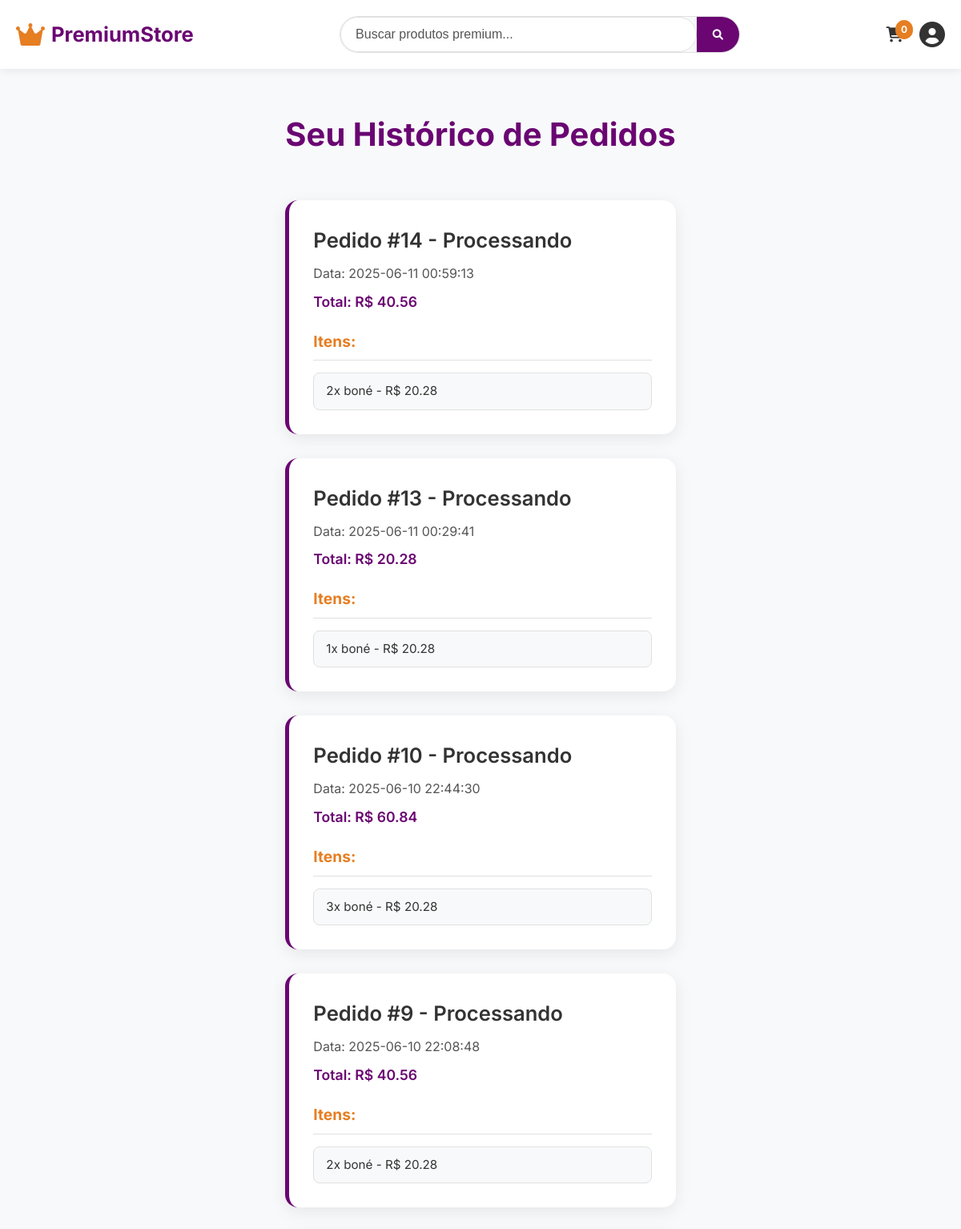
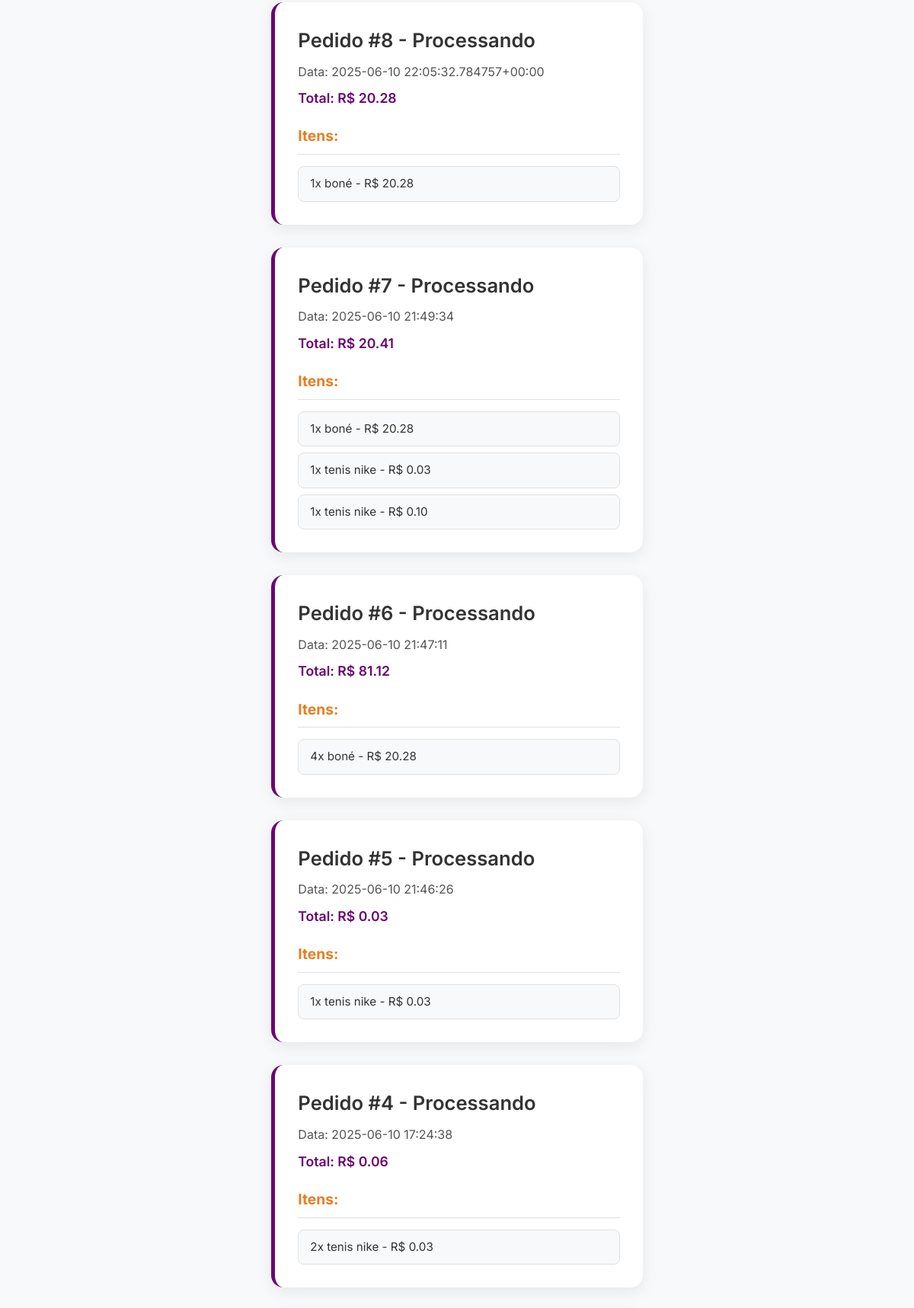
Screenshot of /historico-pedidos (signed in, upper part) with the database file from the repository (2 pictures, top to bottom).
### tables this page shows
CREATE TABLE pedidos (
            id INTEGER PRIMARY KEY AUTOINCREMENT,
            usuario_id INTEGER,
            data TIMESTAMP DEFAULT CURRENT_TIMESTAMP,
            status TEXT DEFAULT 'Pendente',
            total REAL DEFAULT 0.0,
            FOREIGN KEY (usuario_id) REFERENCES usuarios(id)
        );

CREATE TABLE pedido_itens (
            id INTEGER PRIMARY KEY AUTOINCREMENT,
            pedido_id INTEGER,
            produto_id INTEGER,
            quantidade INTEGER NOT NULL,
            preco_unitario REAL NOT NULL,
            FOREIGN KEY (pedido_id) REFERENCES pedidos(id) ON DELETE CASCADE,
            FOREIGN KEY (produto_id) REFERENCES produtos(id) ON DELETE CASCADE
        );

CREATE TABLE produtos (
            id INTEGER PRIMARY KEY AUTOINCREMENT,
            nome TEXT NOT NULL,
            preco REAL NOT NULL,
            estoque INTEGER NOT NULL,
            descricao TEXT,
            imagem TEXT
        );

### app.py (the view)
@app.route('/historico-pedidos')
@login_required # Ensure user is logged in
def historico_pedidos():
    conn = conectar_db()
    cursor = conn.cursor()
    cursor.execute('''
        SELECT id, data, status, total
        FROM pedidos
        WHERE usuario_id = ?
        ORDER BY data DESC
    ''', (session['usuario_id'],))
    pedidos = cursor.fetchall()
    historico = []
    for pedido in pedidos:
        cursor.execute('''
            SELECT pi.quantidade, pi.preco_unitario, pr.nome, pr.imagem
            FROM pedido_itens pi
            JOIN produtos pr ON pi.produto_id = pr.id
            WHERE pi.pedido_id = ?
        ''', (pedido['id'],)) # Access by name
        itens = []
        for item in cursor.fetchall():
            itens.append({
                'quantidade': item['quantidade'],
                'preco_unitario': item['preco_unitario'],
                'nome': item['nome'],
                'imagem': item['imagem']
            })
        historico.append({
            'id': pedido['id'],
            'data': pedido['data'],
            'status': pedido['status'],
            'total': pedido['total'],
            'itens': itens
        })
    conn.close()
    return render_template('historico_pedidos.html', historico=historico)

### app.py (called while the page is built)
def conectar_db():
    conn = sqlite3.connect(DB_NAME)
    conn.row_factory = sqlite3.Row # Allows accessing columns by name
    return conn

def contar_itens_carrinho_db(usuario_id):
    conn = conectar_db()
    cursor = conn.cursor()
    cursor.execute('''
    SELECT COALESCE(SUM(quantidade), 0)
    FROM carrinho
    WHERE usuario_id = ?
    ''', (usuario_id,))
    total_itens = cursor.fetchone()[0]
    conn.close()
    return total_itens

@app.context_processor
def inject_carrinho():
    total_itens = 0
    if 'usuario_id' in session:
        try:
            total_itens = contar_itens_carrinho_db(session['usuario_id'])
        except Exception as e:
            print(f"Erro no context processor ao contar itens do carrinho (DB): {e}")
            total_itens = 0
    return {'total_itens': total_itens}

def login_required(f):
    @wraps(f)
    def decorated_function(*args, **kwargs):
        if 'usuario_id' not in session:
            flash('Você precisa estar logado para acessar esta página.', 'warning')
            return redirect(url_for('login'))
        return f(*args, **kwargs)
    return decorated_function

### templates/historico_pedidos.html (shortened to what this page needs)
<!DOCTYPE html>
<html lang="pt-BR">
<head>
    <link rel="stylesheet" href="{{ url_for('static', filename='css/historico.css') }}">
    <link rel="stylesheet" href="{{ url_for('static', filename='css/global.css') }}">
    <link rel="stylesheet" href="https://cdnjs.cloudflare.com/ajax/libs/font-awesome/6.0.0-beta3/css/all.min.css">
</head>
<body>
    <header class="header">
        <div class="container">
            <a href="{{ url_for('home') }}" class="logo">
                <i class="fas fa-crown"></i>
                <span>PremiumStore</span>
            </a>
            <div class="page-header">
                <div class="search-container">
                    <form action="{{ url_for('buscar_produtos') }}" method="GET" class="search-form">
                        <input type="text" name="q" placeholder="Buscar produtos premium..." class="search-input">
                        <button type="submit" class="search-button">
                            <i class="fas fa-search"></i>
                        </button>
                    </form>
                </div>
            </div>
            <nav class="nav">
                {% if 'usuario_id' in session %}
                <a href="{{ url_for('ver_carrinho') }}" class="nav-link">
                    <i class="fas fa-shopping-cart"></i>
                    <span class="cart-count">{{ total_itens|default(0) }}</span>
                </a>
                <div class="user-dropdown">
                    <button class="user-avatar">
                        <i class="fas fa-user-circle"></i>
                    </button>
                </div>
                {% else %}
                <a href="{{ url_for('login') }}" class="nav-link">
                    <i class="fas fa-sign-in-alt"></i> Login
                </a>
                {% endif %}
            </nav>
        </div>
    </header>
    <main class="container">
    <h1>Seu Histórico de Pedidos</h1>
        {% if historico %}
        <div class="pedidos-list">
            {% for pedido in historico %}
            <div class="pedido-card">
                <h3>Pedido #{{ pedido.id }} - {{ pedido.status }}</h3>
                <p>Data: {{ pedido.data }}</p>
                <p>Total: R$ {{ "%.2f"|format(pedido.total) }}</p>
                <h4>Itens:</h4>
                <ul>
                    {% for item in pedido.itens %}
                    <li>
                        {{ item.quantidade }}x {{ item.nome }} -
                        R$ {{ "%.2f"|format(item.preco_unitario) }}
                    </li>
                    {% endfor %}
                </ul>
            </div>
            {% endfor %}
        </div>
        {% else %}
        <p>Nenhum pedido encontrado.</p>
        {% endif %}
    </main>
</body>
</html>

### static/css/historico.css (style rules this page uses)
main.container { padding-top: var(--spacing-xl); padding-bottom: var(--spacing-xl); min-height: calc(100vh - var(--header-height, 100px) - var(--footer-height, 200px)); flex-grow: 1; }
h1 { font-size: 2.5rem; color: var(--primary-color); text-align: center; margin-bottom: var(--spacing-xl); font-weight: 700; }
.pedidos-list { display: flex; flex-direction: column; gap: var(--spacing-lg); max-width: 800px; margin: 0 auto; }
.pedido-card { background-color: white; border-radius: var(--border-radius-lg); box-shadow: 0 5px 20px var(--shadow-light); padding: var(--spacing-lg); border-left: 5px solid var(--primary-color); transition: transform 0.2s ease, box-shadow 0.2s ease; }
.pedido-card h3 { font-size: 1.6rem; color: var(--text-dark); margin-bottom: var(--spacing-xs); display: flex; justify-content: space-between; align-items: center; font-weight: 600; }
.pedido-card h3::after { content: ''; }
.pedido-card p { font-size: 1rem; color: var(--text-light); margin-bottom: var(--spacing-xs); }
.pedido-card p:last-of-type { font-weight: 600; color: var(--primary-color); font-size: 1.1rem; margin-bottom: var(--spacing-md); }
.pedido-card h4 { font-size: 1.2rem; color: var(--secondary-color); margin-top: var(--spacing-md); margin-bottom: var(--spacing-sm); border-bottom: 1px solid var(--border-color); padding-bottom: var(--spacing-xs); }
.pedido-card ul { list-style: none; padding-left: 0; }
.pedido-card ul li { background-color: var(--bg-light); padding: 10px 15px; border-radius: var(--border-radius-sm); margin-bottom: 8px; display: flex; justify-content: space-between; align-items: center; font-size: 0.95rem; color: var(--text-dark); border: 1px solid var(--border-color); }
.pedido-card ul li:last-child { margin-bottom: 0; }

### rows the page displays
pedidos: id "14", status "Processando", data "2025-06-11 00:59:13", total "40.56"
pedido_itens: quantidade "2", nome "boné", preco_unitario "20.28"
pedidos: id "13", status "Processando", data "2025-06-11 00:29:41", total "20.28"
pedido_itens: quantidade "1", nome "boné", preco_unitario "20.28"
pedidos: id "10", status "Processando", data "2025-06-10 22:44:30", total "60.84"
pedido_itens: quantidade "3", nome "boné", preco_unitario "20.28"
pedidos: id "9", status "Processando", data "2025-06-10 22:08:48", total "40.56"
pedido_itens: quantidade "2", nome "boné", preco_unitario "20.28"
pedidos: id "8", status "Processando", data "2025-06-10 22:05:32.784757+00:00", total "20.28"
pedido_itens: quantidade "1", nome "boné", preco_unitario "20.28"
pedidos: id "7", status "Processando", data "2025-06-10 21:49:34", total "20.41"
pedido_itens: quantidade "1", nome "boné", preco_unitario "20.28"
pedido_itens: quantidade "1", nome "tenis nike", preco_unitario "0.03"
pedido_itens: quantidade "1", nome "tenis nike", preco_unitario "0.10"
pedidos: id "6", status "Processando", data "2025-06-10 21:47:11", total "81.12"
pedido_itens: quantidade "4", nome "boné", preco_unitario "20.28"
pedidos: id "5", status "Processando", data "2025-06-10 21:46:26", total "0.03"
pedido_itens: quantidade "1", nome "tenis nike", preco_unitario "0.03"
pedidos: id "4", status "Processando", data "2025-06-10 17:24:38", total "0.06"
pedido_itens: quantidade "2", nome "tenis nike", preco_unitario "0.03"

### other values shown
{{ total_itens|default(0) }} "0"
